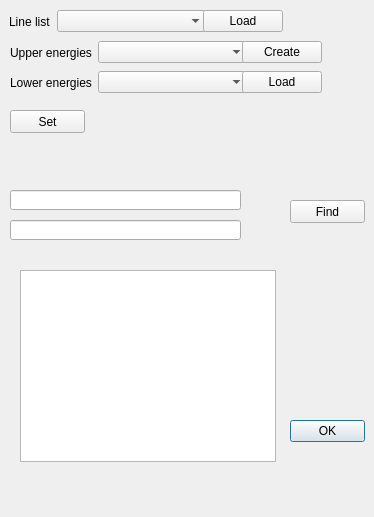
<?xml version="1.0" encoding="UTF-8"?>
<ui version="4.0">
 <class>ComDiffDialog</class>
 <widget class="QDialog" name="ComDiffDialog">
  <property name="geometry">
   <rect>
    <x>0</x>
    <y>0</y>
    <width>374</width>
    <height>517</height>
   </rect>
  </property>
  <property name="windowTitle">
   <string>ComDiff Dialog</string>
  </property>
  <widget class="QDialogButtonBox" name="buttonBox">
   <property name="geometry">
    <rect>
     <x>290</x>
     <y>420</y>
     <width>75</width>
     <height>23</height>
    </rect>
   </property>
   <property name="orientation">
    <enum>Qt::Horizontal</enum>
   </property>
   <property name="standardButtons">
    <set>QDialogButtonBox::Ok</set>
   </property>
  </widget>
  <widget class="QPlainTextEdit" name="pteLog">
   <property name="geometry">
    <rect>
     <x>20</x>
     <y>270</y>
     <width>256</width>
     <height>192</height>
    </rect>
   </property>
   <property name="font">
    <font>
     <family>Courier</family>
    </font>
   </property>
  </widget>
  <widget class="QWidget" name="layoutWidget">
   <property name="geometry">
    <rect>
     <x>10</x>
     <y>40</y>
     <width>312</width>
     <height>25</height>
    </rect>
   </property>
   <layout class="QHBoxLayout" name="horizontalLayout_2">
    <item>
     <widget class="QLabel" name="label_2">
      <property name="text">
       <string>Upper energies</string>
      </property>
     </widget>
    </item>
    <item>
     <widget class="QComboBox" name="cbUpperEnergy">
      <property name="minimumSize">
       <size>
        <width>150</width>
        <height>0</height>
       </size>
      </property>
     </widget>
    </item>
    <item>
     <widget class="QPushButton" name="btnCreateUpperEnergies">
      <property name="text">
       <string>Create</string>
      </property>
     </widget>
    </item>
   </layout>
  </widget>
  <widget class="QWidget" name="layoutWidget_2">
   <property name="geometry">
    <rect>
     <x>10</x>
     <y>70</y>
     <width>312</width>
     <height>25</height>
    </rect>
   </property>
   <layout class="QHBoxLayout" name="horizontalLayout_3">
    <item>
     <widget class="QLabel" name="label_3">
      <property name="text">
       <string>Lower energies</string>
      </property>
     </widget>
    </item>
    <item>
     <widget class="QComboBox" name="cbLowerEnergy">
      <property name="minimumSize">
       <size>
        <width>150</width>
        <height>0</height>
       </size>
      </property>
     </widget>
    </item>
    <item>
     <widget class="QPushButton" name="btnLoadLowerEnergies">
      <property name="text">
       <string>Load</string>
      </property>
     </widget>
    </item>
   </layout>
  </widget>
  <widget class="QWidget" name="layoutWidget">
   <property name="geometry">
    <rect>
     <x>9</x>
     <y>9</y>
     <width>274</width>
     <height>25</height>
    </rect>
   </property>
   <layout class="QHBoxLayout" name="horizontalLayout">
    <item>
     <widget class="QLabel" name="label">
      <property name="text">
       <string>Line list</string>
      </property>
     </widget>
    </item>
    <item>
     <widget class="QComboBox" name="cbLineList">
      <property name="minimumSize">
       <size>
        <width>150</width>
        <height>0</height>
       </size>
      </property>
     </widget>
    </item>
    <item>
     <widget class="QPushButton" name="btnLoadLineList">
      <property name="text">
       <string>Load</string>
      </property>
     </widget>
    </item>
   </layout>
  </widget>
  <widget class="QPushButton" name="btnSet">
   <property name="geometry">
    <rect>
     <x>10</x>
     <y>110</y>
     <width>75</width>
     <height>23</height>
    </rect>
   </property>
   <property name="text">
    <string>Set</string>
   </property>
  </widget>
  <widget class="QLineEdit" name="leUpperLevel">
   <property name="geometry">
    <rect>
     <x>10</x>
     <y>220</y>
     <width>231</width>
     <height>20</height>
    </rect>
   </property>
   <property name="toolTip">
    <string>Upper state labeling (VJKG)</string>
   </property>
  </widget>
  <widget class="QPushButton" name="btnFind">
   <property name="geometry">
    <rect>
     <x>290</x>
     <y>200</y>
     <width>75</width>
     <height>23</height>
    </rect>
   </property>
   <property name="text">
    <string>Find</string>
   </property>
  </widget>
  <widget class="QLineEdit" name="leUpperEnergy">
   <property name="geometry">
    <rect>
     <x>10</x>
     <y>190</y>
     <width>231</width>
     <height>20</height>
    </rect>
   </property>
   <property name="toolTip">
    <string>Upper energy estimation</string>
   </property>
  </widget>
 </widget>
 <tabstops>
  <tabstop>cbLineList</tabstop>
  <tabstop>btnLoadLineList</tabstop>
  <tabstop>cbUpperEnergy</tabstop>
  <tabstop>btnCreateUpperEnergies</tabstop>
  <tabstop>cbLowerEnergy</tabstop>
  <tabstop>btnLoadLowerEnergies</tabstop>
  <tabstop>btnSet</tabstop>
  <tabstop>leUpperEnergy</tabstop>
  <tabstop>leUpperLevel</tabstop>
  <tabstop>btnFind</tabstop>
  <tabstop>buttonBox</tabstop>
  <tabstop>pteLog</tabstop>
 </tabstops>
 <resources/>
 <connections>
  <connection>
   <sender>buttonBox</sender>
   <signal>accepted()</signal>
   <receiver>ComDiffDialog</receiver>
   <slot>accept()</slot>
   <hints>
    <hint type="sourcelabel">
     <x>248</x>
     <y>254</y>
    </hint>
    <hint type="destinationlabel">
     <x>157</x>
     <y>274</y>
    </hint>
   </hints>
  </connection>
  <connection>
   <sender>buttonBox</sender>
   <signal>rejected()</signal>
   <receiver>ComDiffDialog</receiver>
   <slot>reject()</slot>
   <hints>
    <hint type="sourcelabel">
     <x>316</x>
     <y>260</y>
    </hint>
    <hint type="destinationlabel">
     <x>286</x>
     <y>274</y>
    </hint>
   </hints>
  </connection>
 </connections>
</ui>
